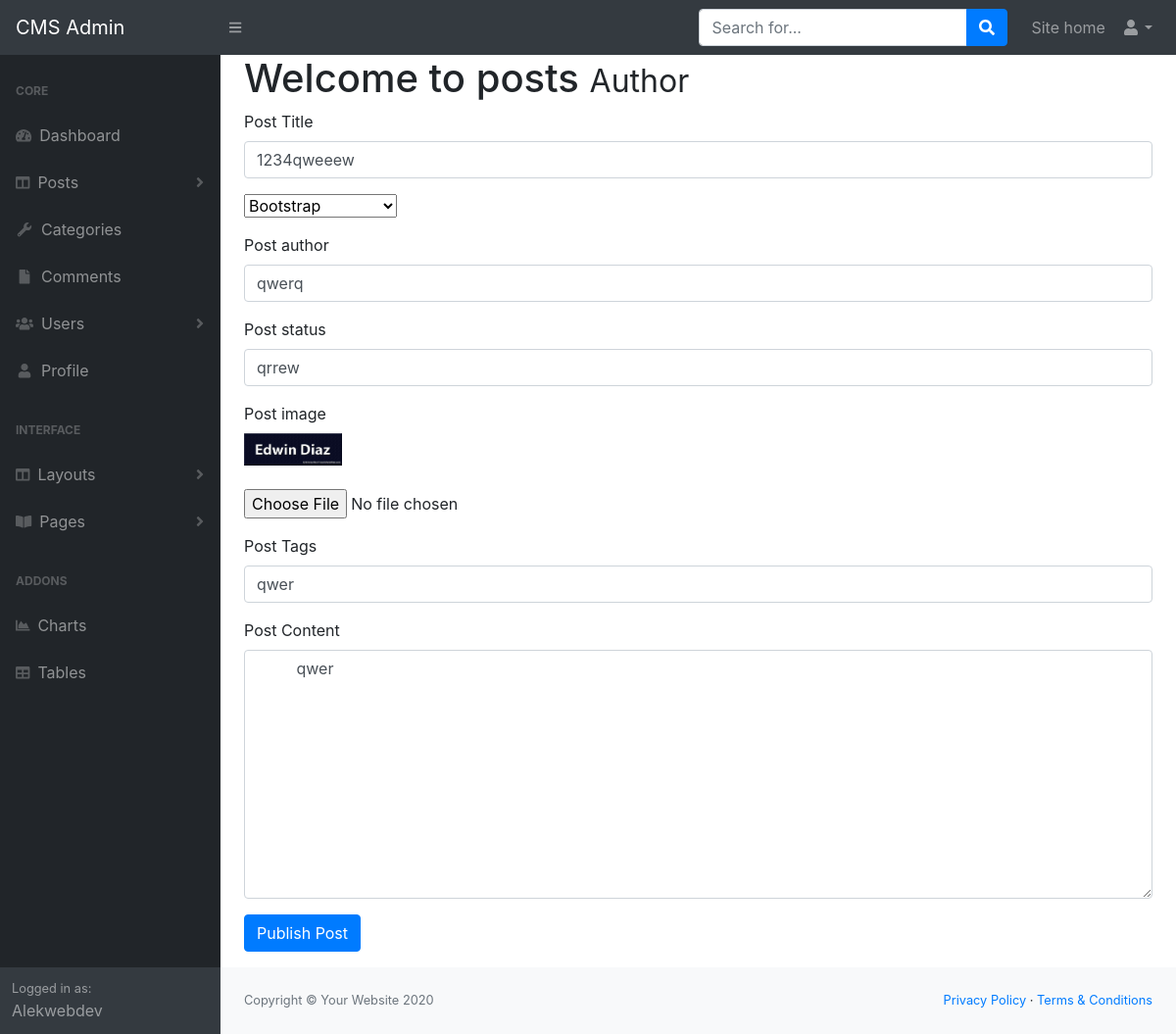
The page /admin/dist/posts.php?source=edit_post&p_id=46 on the database its author committed.
### tables this page shows
CREATE TABLE `posts` (
  `post_id` int(3) NOT NULL,
  `post_category_id` int(3) NOT NULL,
  `post_title` varchar(255) NOT NULL,
  `post_author` varchar(255) NOT NULL,
  `post_date` date NOT NULL,
  `post_image` text NOT NULL,
  `post_content` text NOT NULL,
  `post_tags` varchar(255) NOT NULL,
  `post_comment_count` int(5) NOT NULL,
  `post_status` varchar(255) NOT NULL DEFAULT 'draft'
);

### admin/dist/edit_post.php (the view, shortened to what this page needs)
<?php
if(isset($_GET['p_id'])) {
    $the_post_id = $_GET['p_id'];
}
$query = "SELECT * FROM posts  WHERE post_id = $the_post_id";
 $select_posts_by_id = mysqli_query($connection, $query);
 while($row = mysqli_fetch_assoc($select_posts_by_id)) {
 $post_author        = $row['post_author'];
 $post_title         = $row['post_title'];
 $post_status        = $row['post_status'];
 $post_image         = $row['post_image'];
 $post_content       = $row['post_content'];
 $post_tags          = $row['post_tags'];
 }
?>
<form action="" method="post" enctype="multipart/form-data">
    <div class="form-group">
        <label for="post_title">Post Title</label>
        <input type="text" class="form-control" name="post_title" value="<?= $post_title; ?>">
    </div>
    <div class="form-group">
       <select name="post_category" id="post_category">
       <?php
            $query = "SELECT * FROM categories";
            $select_categories = mysqli_query($connection, $query);
            while($row = mysqli_fetch_assoc($select_categories)) {
            $cat_id = $row['cat_id'];
            $cat_title = $row['cat_title'];
            echo "<option value='{$cat_id}'>{$cat_title}</option>";
            }
        ?>
       </select>
    </div>
    <div class="form-group">
        <label for="post_author">Post author</label>
        <input type="text" class="form-control" name="post_author" value="<?= $post_author; ?>">
    </div>
    <div class="form-group">
        <label for="post_status">Post status</label>
        <input type="text" class="form-control" name="post_status" value="<?= $post_status; ?>">
    </div>
    <div class="form-group">
        <label for="post_image">Post image</label><br>
        <img width="100" src="../images/<?= $post_image; ?>" alt=""><br><br>
        <input type="file" name="image">
    </div>
      <div class="form-group">
         <label for="post_tags">Post Tags</label>
          <input type="text" class="form-control" name="post_tags" value="<?= $post_tags; ?>">
      </div>
      <div class="form-group">
         <label for="post_content">Post Content</label>
         <textarea class="form-control" name="post_content" id="" cols="30" rows="10" ><?= $post_content; ?>
         </textarea>
      </div>
       <div class="form-group">
          <input class="btn btn-primary" type="submit" name="update_post" value="Publish Post">
      </div>
</form>

### rows shown on the page
posts: post_title "1234qweeew", post_author "qwerq", post_status "qrrew", post_image (picture), post_tags "qwer", post_content "qwer"

### other values the page prints
form field post_category "Bootstrap"
